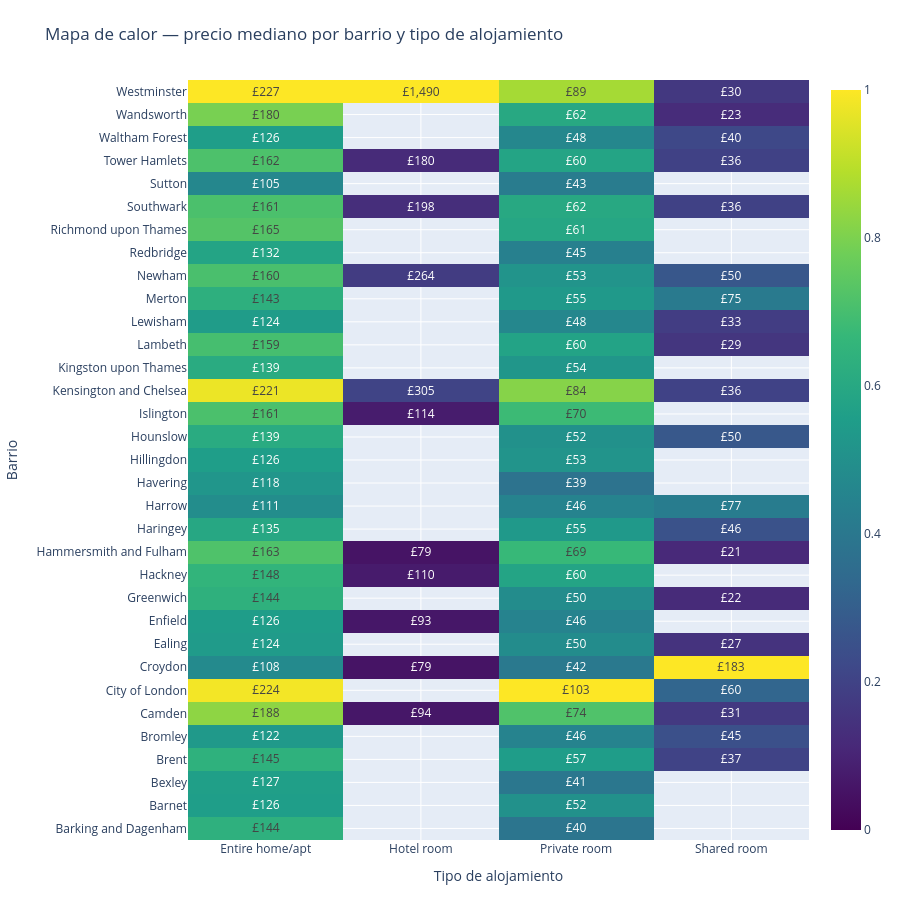

The notebook cell this image was saved under:
### Markdown cell above
## Mapa de calor barrio por tipo
Se arma un heatmap con el precio mediano por barrio y tipo de alojamiento, normalizando el color dentro de cada columna.

### Code cell
TOP_N = 40

df_heatmap = df_london_core[["neighbourhood", "room_type", "price"]].dropna()

top_neigh = df_heatmap["neighbourhood"].value_counts().head(TOP_N).index
df_heatmap = df_heatmap[df_heatmap["neighbourhood"].isin(top_neigh)]

pivot = pd.pivot_table(
    df_heatmap,
    index="neighbourhood",
    columns="room_type",
    values="price",
    aggfunc="median"
)

col_max = pivot.max(axis=0)
pivot_norm = pivot.divide(col_max, axis=1)

text = pivot.copy()
for col in text.columns:
    text[col] = text[col].apply(lambda v: "" if pd.isna(v) else f"£{v:,.0f}")

fig = go.Figure(
    data=go.Heatmap(
        z=pivot_norm.values,
        x=pivot_norm.columns.astype(str),
        y=pivot_norm.index.astype(str),
        colorscale="Viridis",
        zmin=0,
        zmax=1,
        text=text.values,
        texttemplate="%{text}",
        hovertemplate=(
            "Barrio: %{y}<br>"
            "Tipo de alojamiento: %{x}<br>"
            "Precio mediano: %{customdata}<br>"
            "Escala normalizada: %{z:.2f}<extra></extra>"
        ),
        customdata=text.values
    )
)

fig.update_layout(
    title="Mapa de calor — precio mediano por barrio y tipo de alojamiento",
    xaxis_title="Tipo de alojamiento",
    yaxis_title="Barrio",
    height=900,
    margin=dict(l=180, r=40, t=80, b=60)
)

fig.show()

### Figure 1 — Plotly figure (JSON) as saved in the notebook; plotly's stock layout.template omitted (floating-point values rounded to 4 significant figures; data arrays with more than 128 entries replaced by an {"elided": "..."} marker saying what was removed)
{"data": [{"colorscale": [[0, "#440154"], [0.1111, "#482878"], [0.2222, "#3e4989"], [0.3333, "#31688e"], [0.4444, "#26828e"], [0.5556, "#1f9e89"], [0.6667, "#35b779"], [0.7778, "#6ece58"], [0.8889, "#b5de2b"], [1, "#fde725"]], "customdata": {"elided": "33x4 str values"}, "hovertemplate": "Barrio: %{y}<br>Tipo de alojamiento: %{x}<br>Precio mediano: %{customdata}<br>Escala normalizada: %{z:.2f}<extra></extra>", "text": {"elided": "33x4 str values"}, "texttemplate": "%{text}", "type": "heatmap", "x": ["Entire home/apt", "Hotel room", "Private room", "Shared room"], "y": ["Barking and Dagenham", "Barnet", "Bexley", "Brent", "Bromley", "Camden", "City of London", "Croydon", "Ealing", "Enfield", "Greenwich", "Hackney", "Hammersmith and Fulham", "Haringey", "Harrow", "Havering", "Hillingdon", "Hounslow", "Islington", "Kensington and Chelsea", "Kingston upon Thames", "Lambeth", "Lewisham", "Merton", "Newham", "Redbridge", "Richmond upon Thames", "Southwark", "Sutton", "Tower Hamlets", "Waltham Forest", "Wandsworth", "Westminster"], "z": {"elided": "33x4 float values"}, "zmax": 1, "zmin": 0}], "layout": {"height": 900, "margin": {"b": 60, "l": 180, "r": 40, "t": 80}, "title": {"text": "Mapa de calor — precio mediano por barrio y tipo de alojamiento"}, "xaxis": {"title": {"text": "Tipo de alojamiento"}}, "yaxis": {"title": {"text": "Barrio"}}}}
